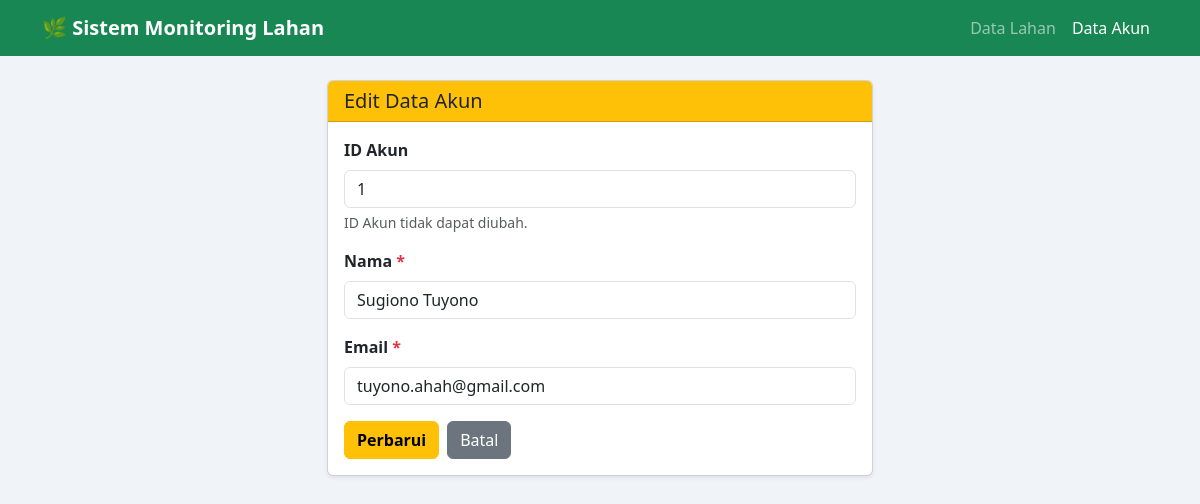
/edit_akun.php?id=1, run on the app's committed database.
### tables this page shows
CREATE TABLE `akun` (
  `ID_akun` int(11) NOT NULL,
  `nama` varchar(50) NOT NULL,
  `email` varchar(50) NOT NULL
);

### edit_akun.php (the view, shortened to what this page needs)
<?php
require_once 'koneksi.php';
$error_nama  = '';
$error_email = '';
$id_akun_get = intval($_GET['id'] ?? 0);
$stmt = $koneksi->prepare("SELECT ID_akun, nama, email FROM akun WHERE ID_akun = ?");
$stmt->bind_param("i", $id_akun_get);
$stmt->execute();
$result = $stmt->get_result();
$data   = $result->fetch_assoc();
$current_nama  = $_POST['nama']  ?? $data['nama'];
$current_email = $_POST['email'] ?? $data['email'];
?>
<!DOCTYPE html>
<html lang="id">
<head>
    <link href="https://cdn.jsdelivr.net/npm/bootstrap@5.3.3/dist/css/bootstrap.min.css" rel="stylesheet">
</head>
<body>
<nav class="navbar navbar-expand-lg navbar-dark bg-success">
    <div class="container">
        <a class="navbar-brand fw-bold" href="index.php">🌿 Sistem Monitoring Lahan</a>
        <div class="collapse navbar-collapse">
            <ul class="navbar-nav ms-auto">
                <li class="nav-item"><a class="nav-link" href="index.php">Data Lahan</a></li>
                <li class="nav-item"><a class="nav-link active" href="akun.php">Data Akun</a></li>
            </ul>
        </div>
    </div>
</nav>
<div class="container mt-4">
    <div class="row justify-content-center">
        <div class="col-md-6">
            <div class="card shadow-sm">
                <div class="card-header bg-warning text-dark">
                    <h5 class="mb-0">Edit Data Akun</h5>
                </div>
                <div class="card-body">
                    <form id="formEditAkun" method="POST" action="edit_akun.php?id=<?= urlencode($id_akun_get) ?>" novalidate>
                        <div class="mb-3">
                            <label for="ID_akun" class="form-label fw-semibold">ID Akun</label>
                            <input type="text"
                                   class="form-control"
                                   id="ID_akun"
                                   value="<?= htmlspecialchars($data['ID_akun']) ?>"
                                   readonly>
                            <div class="form-text">ID Akun tidak dapat diubah.</div>
                        </div>
                        <div class="mb-3">
                            <label for="nama" class="form-label fw-semibold">Nama <span class="text-danger">*</span></label>
                            <input type="text"
                                   class="form-control <?= !empty($error_nama) ? 'is-invalid' : '' ?>"
                                   id="nama"
                                   name="nama"
                                   maxlength="50"
                                   placeholder="Masukkan nama lengkap"
                                   value="<?= htmlspecialchars($current_nama) ?>">
                        </div>
                        <div class="mb-3">
                            <label for="email" class="form-label fw-semibold">Email <span class="text-danger">*</span></label>
                            <input type="email"
                                   class="form-control <?= !empty($error_email) ? 'is-invalid' : '' ?>"
                                   id="email"
                                   name="email"
                                   maxlength="50"
                                   placeholder="contoh@email.com"
                                   value="<?= htmlspecialchars($current_email) ?>">
                        </div>
                        <div class="d-flex gap-2">
                            <button type="submit" class="btn btn-warning fw-semibold">Perbarui</button>
                            <a href="akun.php" class="btn btn-secondary">Batal</a>
                        </div>
                    </form>
                </div>
            </div>
        </div>
    </div>
</div>
</body>
</html>

### edit_akun.php (style rules this page uses)
body { background-color: #f0f4f8; }

### data on the page
akun: ID_akun "1", nama "Sugiono Tuyono", email "tuyono.ahah@gmail.com"
